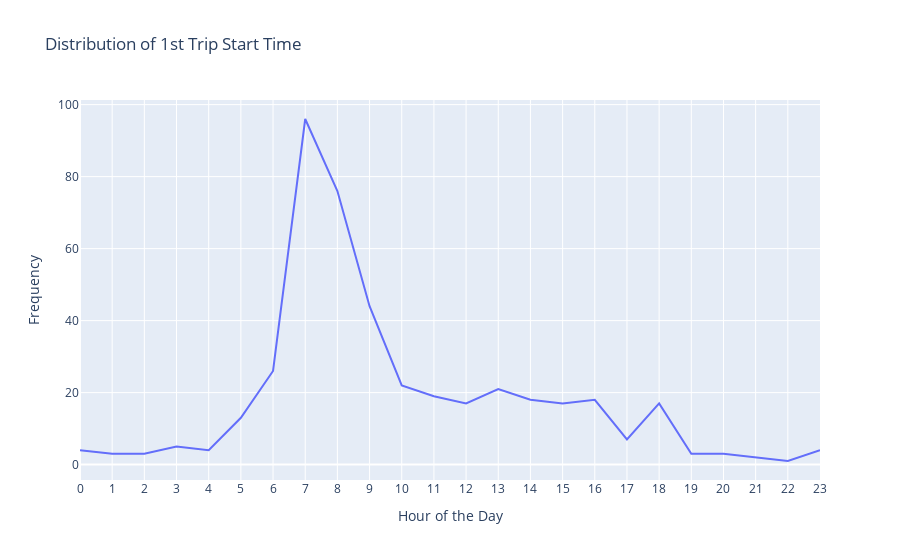

The code cell stored with this chart in its notebook:
### Code cell
import pandas as pd
import plotly.express as px

# Extract hour
df['Hour'] = df['1st_Trip_Start_Time'].dt.hour

# Count occurrences of each hour
hour_counts = df['Hour'].value_counts().sort_index()

# Create line plot
fig = px.line(x=hour_counts.index, y=hour_counts.values, title='Distribution of 1st Trip Start Time',
              labels={'x': 'Hour of the Day', 'y': 'Frequency'})

# Customize x-axis tick values
fig.update_layout(xaxis=dict(tickmode='array', tickvals=list(range(24)), ticktext=[str(i) for i in range(24)]))

# Show the plot
fig.show()

### Figure 1 — Plotly figure (JSON) as saved in the notebook; plotly's stock layout.template omitted (floating-point values rounded to 4 significant figures)
{"data": [{"hovertemplate": "Hour of the Day=%{x}<br>Frequency=%{y}<extra></extra>", "legendgroup": "", "line": {"color": "#636efa", "dash": "solid"}, "marker": {"symbol": "circle"}, "mode": "lines", "name": "", "orientation": "v", "showlegend": false, "type": "scatter", "x": [0, 1, 2, 3, 4, 5, 6, 7, 8, 9, 10, 11, 12, 13, 14, 15, 16, 17, 18, 19, 20, 21, 22, 23], "xaxis": "x", "y": [4, 3, 3, 5, 4, 13, 26, 96, 76, 44, 22, 19, 17, 21, 18, 17, 18, 7, 17, 3, 3, 2, 1, 4], "yaxis": "y"}], "layout": {"legend": {"tracegroupgap": 0}, "title": {"text": "Distribution of 1st Trip Start Time"}, "xaxis": {"anchor": "y", "domain": [0, 1], "tickmode": "array", "ticktext": ["0", "1", "2", "3", "4", "5", "6", "7", "8", "9", "10", "11", "12", "13", "14", "15", "16", "17", "18", "19", "20", "21", "22", "23"], "tickvals": [0, 1, 2, 3, 4, 5, 6, 7, 8, 9, 10, 11, 12, 13, 14, 15, 16, 17, 18, 19, 20, 21, 22, 23], "title": {"text": "Hour of the Day"}}, "yaxis": {"anchor": "x", "domain": [0, 1], "title": {"text": "Frequency"}}}}
